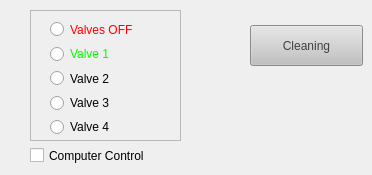
   <widget class="QWidget" name="tab">
    <attribute name="title">
     <string>Valves</string>
    </attribute>
    <widget class="QCheckBox" name="computerCheck">
     <property name="geometry">
      <rect>
       <x>30</x>
       <y>145</y>
       <width>151</width>
       <height>21</height>
      </rect>
     </property>
     <property name="text">
      <string>Computer Control</string>
     </property>
     <property name="checked">
      <bool>false</bool>
     </property>
    </widget>
    <widget class="QPushButton" name="valveCleaning">
     <property name="geometry">
      <rect>
       <x>250</x>
       <y>25</y>
       <width>113</width>
       <height>41</height>
      </rect>
     </property>
     <property name="palette">
      <palette>
       <active>
        <colorrole role="WindowText">
         <brush brushstyle="SolidPattern">
          <color alpha="255">
           <red>64</red>
           <green>64</green>
           <blue>64</blue>
          </color>
         </brush>
        </colorrole>
        <colorrole role="Button">
         <brush brushstyle="SolidPattern">
          <color alpha="255">
           <red>193</red>
           <green>193</green>
           <blue>193</blue>
          </color>
         </brush>
        </colorrole>
        <colorrole role="Light">
         <brush brushstyle="SolidPattern">
          <color alpha="255">
           <red>142</red>
           <green>255</green>
           <blue>142</blue>
          </color>
         </brush>
        </colorrole>
        <colorrole role="Midlight">
         <brush brushstyle="SolidPattern">
          <color alpha="255">
           <red>78</red>
           <green>255</green>
           <blue>78</blue>
          </color>
         </brush>
        </colorrole>
        <colorrole role="Dark">
         <brush brushstyle="SolidPattern">
          <color alpha="255">
           <red>7</red>
           <green>127</green>
           <blue>7</blue>
          </color>
         </brush>
        </colorrole>
        <colorrole role="Mid">
         <brush brushstyle="SolidPattern">
          <color alpha="255">
           <red>9</red>
           <green>170</green>
           <blue>10</blue>
          </color>
         </brush>
        </colorrole>
        <colorrole role="Text">
         <brush brushstyle="SolidPattern">
          <color alpha="255">
           <red>64</red>
           <green>64</green>
           <blue>64</blue>
          </color>
         </brush>
        </colorrole>
        <colorrole role="BrightText">
         <brush brushstyle="SolidPattern">
          <color alpha="255">
           <red>255</red>
           <green>255</green>
           <blue>255</blue>
          </color>
         </brush>
        </colorrole>
        <colorrole role="ButtonText">
         <brush brushstyle="SolidPattern">
          <color alpha="255">
           <red>64</red>
           <green>64</green>
           <blue>64</blue>
          </color>
         </brush>
        </colorrole>
        <colorrole role="Base">
         <brush brushstyle="SolidPattern">
          <color alpha="255">
           <red>193</red>
           <green>193</green>
           <blue>193</blue>
          </color>
         </brush>
        </colorrole>
        <colorrole role="Window">
         <brush brushstyle="SolidPattern">
          <color alpha="255">
           <red>193</red>
           <green>193</green>
           <blue>193</blue>
          </color>
         </brush>
        </colorrole>
        <colorrole role="Shadow">
         <brush brushstyle="SolidPattern">
          <color alpha="255">
           <red>0</red>
           <green>0</green>
           <blue>0</blue>
          </color>
         </brush>
        </colorrole>
        <colorrole role="Highlight">
         <brush brushstyle="SolidPattern">
          <color alpha="255">
           <red>62</red>
           <green>41</green>
           <blue>255</blue>
          </color>
         </brush>
        </colorrole>
        <colorrole role="HighlightedText">
         <brush brushstyle="SolidPattern">
          <color alpha="255">
           <red>5</red>
           <green>5</green>
           <blue>5</blue>
          </color>
         </brush>
        </colorrole>
        <colorrole role="AlternateBase">
         <brush brushstyle="SolidPattern">
          <color alpha="255">
           <red>0</red>
           <green>0</green>
           <blue>0</blue>
          </color>
         </brush>
        </colorrole>
        <colorrole role="ToolTipBase">
         <brush brushstyle="SolidPattern">
          <color alpha="255">
           <red>255</red>
           <green>255</green>
           <blue>220</blue>
          </color>
         </brush>
        </colorrole>
        <colorrole role="ToolTipText">
         <brush brushstyle="SolidPattern">
          <color alpha="255">
           <red>0</red>
           <green>0</green>
           <blue>0</blue>
          </color>
         </brush>
        </colorrole>
       </active>
       <inactive>
        <colorrole role="WindowText">
         <brush brushstyle="SolidPattern">
          <color alpha="255">
           <red>64</red>
           <green>64</green>
           <blue>64</blue>
          </color>
         </brush>
        </colorrole>
        <colorrole role="Button">
         <brush brushstyle="SolidPattern">
          <color alpha="255">
           <red>193</red>
           <green>193</green>
           <blue>193</blue>
          </color>
         </brush>
        </colorrole>
        <colorrole role="Light">
         <brush brushstyle="SolidPattern">
          <color alpha="255">
           <red>142</red>
           <green>255</green>
           <blue>142</blue>
          </color>
         </brush>
        </colorrole>
        <colorrole role="Midlight">
         <brush brushstyle="SolidPattern">
          <color alpha="255">
           <red>78</red>
           <green>255</green>
           <blue>78</blue>
          </color>
         </brush>
        </colorrole>
        <colorrole role="Dark">
         <brush brushstyle="SolidPattern">
          <color alpha="255">
           <red>7</red>
           <green>127</green>
           <blue>7</blue>
          </color>
         </brush>
        </colorrole>
        <colorrole role="Mid">
         <brush brushstyle="SolidPattern">
          <color alpha="255">
           <red>9</red>
           <green>170</green>
           <blue>10</blue>
          </color>
         </brush>
        </colorrole>
        <colorrole role="Text">
         <brush brushstyle="SolidPattern">
          <color alpha="255">
           <red>64</red>
           <green>64</green>
           <blue>64</blue>
          </color>
         </brush>
        </colorrole>
        <colorrole role="BrightText">
         <brush brushstyle="SolidPattern">
          <color alpha="255">
           <red>255</red>
           <green>255</green>
           <blue>255</blue>
          </color>
         </brush>
        </colorrole>
        <colorrole role="ButtonText">
         <brush brushstyle="SolidPattern">
          <color alpha="255">
           <red>64</red>
           <green>64</green>
           <blue>64</blue>
          </color>
         </brush>
        </colorrole>
        <colorrole role="Base">
         <brush brushstyle="SolidPattern">
          <color alpha="255">
           <red>193</red>
           <green>193</green>
           <blue>193</blue>
          </color>
         </brush>
        </colorrole>
        <colorrole role="Window">
         <brush brushstyle="SolidPattern">
          <color alpha="255">
           <red>193</red>
           <green>193</green>
           <blue>193</blue>
          </color>
         </brush>
        </colorrole>
        <colorrole role="Shadow">
         <brush brushstyle="SolidPattern">
          <color alpha="255">
           <red>0</red>
           <green>0</green>
           <blue>0</blue>
          </color>
         </brush>
        </colorrole>
        <colorrole role="Highlight">
         <brush brushstyle="SolidPattern">
          <color alpha="255">
           <red>62</red>
           <green>41</green>
           <blue>255</blue>
          </color>
         </brush>
        </colorrole>
        <colorrole role="HighlightedText">
         <brush brushstyle="SolidPattern">
          <color alpha="255">
           <red>5</red>
           <green>5</green>
           <blue>5</blue>
          </color>
         </brush>
        </colorrole>
        <colorrole role="AlternateBase">
         <brush brushstyle="SolidPattern">
          <color alpha="255">
           <red>0</red>
           <green>0</green>
           <blue>0</blue>
          </color>
         </brush>
        </colorrole>
        <colorrole role="ToolTipBase">
         <brush brushstyle="SolidPattern">
          <color alpha="255">
           <red>255</red>
           <green>255</green>
           <blue>220</blue>
          </color>
         </brush>
        </colorrole>
        <colorrole role="ToolTipText">
         <brush brushstyle="SolidPattern">
          <color alpha="255">
           <red>0</red>
           <green>0</green>
           <blue>0</blue>
          </color>
         </brush>
        </colorrole>
       </inactive>
       <disabled>
        <colorrole role="WindowText">
         <brush brushstyle="SolidPattern">
          <color alpha="255">
           <red>64</red>
           <green>64</green>
           <blue>64</blue>
          </color>
         </brush>
        </colorrole>
        <colorrole role="Button">
         <brush brushstyle="SolidPattern">
          <color alpha="255">
           <red>193</red>
           <green>193</green>
           <blue>193</blue>
          </color>
         </brush>
        </colorrole>
        <colorrole role="Light">
         <brush brushstyle="SolidPattern">
          <color alpha="255">
           <red>142</red>
           <green>255</green>
           <blue>142</blue>
          </color>
         </brush>
        </colorrole>
        <colorrole role="Midlight">
         <brush brushstyle="SolidPattern">
          <color alpha="255">
           <red>78</red>
           <green>255</green>
           <blue>78</blue>
          </color>
         </brush>
        </colorrole>
        <colorrole role="Dark">
         <brush brushstyle="SolidPattern">
          <color alpha="255">
           <red>7</red>
           <green>127</green>
           <blue>7</blue>
          </color>
         </brush>
        </colorrole>
        <colorrole role="Mid">
         <brush brushstyle="SolidPattern">
          <color alpha="255">
           <red>9</red>
           <green>170</green>
           <blue>10</blue>
          </color>
         </brush>
        </colorrole>
        <colorrole role="Text">
         <brush brushstyle="SolidPattern">
          <color alpha="255">
           <red>64</red>
           <green>64</green>
           <blue>64</blue>
          </color>
         </brush>
        </colorrole>
        <colorrole role="BrightText">
         <brush brushstyle="SolidPattern">
          <color alpha="255">
           <red>255</red>
           <green>255</green>
           <blue>255</blue>
          </color>
         </brush>
        </colorrole>
        <colorrole role="ButtonText">
         <brush brushstyle="SolidPattern">
          <color alpha="255">
           <red>64</red>
           <green>64</green>
           <blue>64</blue>
          </color>
         </brush>
        </colorrole>
        <colorrole role="Base">
         <brush brushstyle="SolidPattern">
          <color alpha="255">
           <red>193</red>
           <green>193</green>
           <blue>193</blue>
          </color>
         </brush>
        </colorrole>
        <colorrole role="Window">
         <brush brushstyle="SolidPattern">
          <color alpha="255">
           <red>193</red>
           <green>193</green>
           <blue>193</blue>
          </color>
         </brush>
        </colorrole>
        <colorrole role="Shadow">
         <brush brushstyle="SolidPattern">
          <color alpha="255">
           <red>0</red>
           <green>0</green>
           <blue>0</blue>
          </color>
         </brush>
        </colorrole>
        <colorrole role="Highlight">
         <brush brushstyle="SolidPattern">
          <color alpha="255">
           <red>62</red>
           <green>41</green>
           <blue>255</blue>
          </color>
         </brush>
        </colorrole>
        <colorrole role="HighlightedText">
         <brush brushstyle="SolidPattern">
          <color alpha="255">
           <red>5</red>
           <green>5</green>
           <blue>5</blue>
          </color>
         </brush>
        </colorrole>
        <colorrole role="AlternateBase">
         <brush brushstyle="SolidPattern">
          <color alpha="255">
           <red>0</red>
           <green>0</green>
           <blue>0</blue>
          </color>
         </brush>
        </colorrole>
        <colorrole role="ToolTipBase">
         <brush brushstyle="SolidPattern">
          <color alpha="255">
           <red>255</red>
           <green>255</green>
           <blue>220</blue>
          </color>
         </brush>
        </colorrole>
        <colorrole role="ToolTipText">
         <brush brushstyle="SolidPattern">
          <color alpha="255">
           <red>0</red>
           <green>0</green>
           <blue>0</blue>
          </color>
         </brush>
        </colorrole>
       </disabled>
      </palette>
     </property>
     <property name="styleSheet">
      <string notr="true">color: rgb(64, 64, 64);
background-color: rgb(193, 193, 193);</string>
     </property>
     <property name="text">
      <string>Cleaning</string>
     </property>
     <property name="checkable">
      <bool>true</bool>
     </property>
    </widget>
    <widget class="QFrame" name="frame_2">
     <property name="geometry">
      <rect>
       <x>30</x>
       <y>10</y>
       <width>151</width>
       <height>131</height>
      </rect>
     </property>
     <property name="frameShape">
      <enum>QFrame::StyledPanel</enum>
     </property>
     <property name="frameShadow">
      <enum>QFrame::Raised</enum>
     </property>
     <widget class="QWidget" name="verticalLayoutWidget_2">
      <property name="geometry">
       <rect>
        <x>20</x>
        <y>10</y>
        <width>121</width>
        <height>116</height>
       </rect>
      </property>
      <layout class="QVBoxLayout" name="verticalLayout_2">
       <item>
        <widget class="QRadioButton" name="valveSelect0">
         <property name="styleSheet">
          <string notr="true">color: rgb(255, 0, 0);</string>
         </property>
         <property name="text">
          <string>Valves OFF</string>
         </property>
         <property name="iconSize">
          <size>
           <width>16</width>
           <height>16</height>
          </size>
         </property>
        </widget>
       </item>
       <item>
        <widget class="QRadioButton" name="valveSelect1">
         <property name="styleSheet">
          <string notr="true">color: rgb(0, 255, 0);
selection-color: rgb(0, 255, 0);</string>
         </property>
         <property name="text">
          <string>Valve 1</string>
         </property>
        </widget>
       </item>
       <item>
        <widget class="QRadioButton" name="valveSelect2">
         <property name="baseSize">
          <size>
           <width>50</width>
           <height>50</height>
          </size>
         </property>
         <property name="cursor">
          <cursorShape>PointingHandCursor</cursorShape>
         </property>
         <property name="text">
          <string>Valve 2</string>
         </property>
         <property name="iconSize">
          <size>
           <width>50</width>
           <height>50</height>
          </size>
         </property>
        </widget>
       </item>
       <item>
        <widget class="QRadioButton" name="valveSelect3">
         <property name="baseSize">
          <size>
           <width>50</width>
           <height>50</height>
          </size>
         </property>
         <property name="cursor">
          <cursorShape>PointingHandCursor</cursorShape>
         </property>
         <property name="text">
          <string>Valve 3</string>
         </property>
         <property name="iconSize">
          <size>
           <width>50</width>
           <height>50</height>
          </size>
         </property>
        </widget>
       </item>
       <item>
        <widget class="QRadioButton" name="valveSelect4">
         <property name="baseSize">
          <size>
           <width>50</width>
           <height>50</height>
          </size>
         </property>
         <property name="cursor">
          <cursorShape>PointingHandCursor</cursorShape>
         </property>
         <property name="text">
          <string>Valve 4</string>
         </property>
         <property name="iconSize">
          <size>
           <width>50</width>
           <height>50</height>
          </size>
         </property>
        </widget>
       </item>
      </layout>
     </widget>
    </widget>
    <zorder>computerCheck</zorder>
    <zorder>frame_2</zorder>
    <zorder>valveCleaning</zorder>
   </widget>
